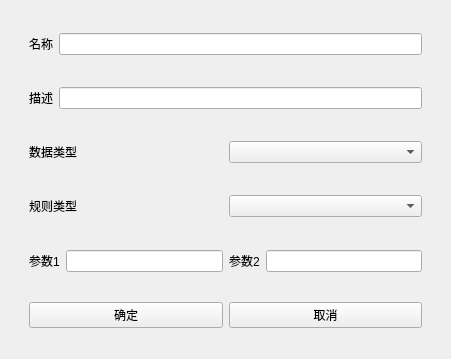
<?xml version="1.0" encoding="UTF-8"?>
<ui version="4.0">
 <class>MakeRule</class>
 <widget class="QWidget" name="MakeRule">
  <property name="geometry">
   <rect>
    <x>0</x>
    <y>0</y>
    <width>451</width>
    <height>359</height>
   </rect>
  </property>
  <property name="windowTitle">
   <string>Form</string>
  </property>
  <layout class="QGridLayout" name="gridLayout">
   <item row="0" column="0">
    <widget class="QWidget" name="widget" native="true">
     <layout class="QVBoxLayout" name="verticalLayout">
      <item>
       <widget class="QWidget" name="widget_2" native="true">
        <layout class="QGridLayout" name="gridLayout_2">
         <item row="0" column="0">
          <widget class="QLabel" name="label">
           <property name="text">
            <string>名称</string>
           </property>
          </widget>
         </item>
         <item row="0" column="1">
          <widget class="QLineEdit" name="lineEdit"/>
         </item>
        </layout>
       </widget>
      </item>
      <item>
       <widget class="QWidget" name="widget_3" native="true">
        <layout class="QGridLayout" name="gridLayout_3">
         <item row="0" column="0">
          <widget class="QLabel" name="label_2">
           <property name="text">
            <string>描述</string>
           </property>
          </widget>
         </item>
         <item row="0" column="1">
          <widget class="QLineEdit" name="lineEdit_2"/>
         </item>
        </layout>
       </widget>
      </item>
      <item>
       <widget class="QWidget" name="widget_4" native="true">
        <layout class="QGridLayout" name="gridLayout_4">
         <item row="0" column="1">
          <widget class="QComboBox" name="comboBox"/>
         </item>
         <item row="0" column="0">
          <widget class="QLabel" name="label_3">
           <property name="text">
            <string>数据类型</string>
           </property>
          </widget>
         </item>
        </layout>
       </widget>
      </item>
      <item>
       <widget class="QWidget" name="widget_5" native="true">
        <layout class="QGridLayout" name="gridLayout_5">
         <item row="0" column="0">
          <widget class="QLabel" name="label_4">
           <property name="text">
            <string>规则类型</string>
           </property>
          </widget>
         </item>
         <item row="0" column="1">
          <widget class="QComboBox" name="comboBox_2"/>
         </item>
        </layout>
       </widget>
      </item>
      <item>
       <widget class="QWidget" name="widget_6" native="true">
        <layout class="QGridLayout" name="gridLayout_6">
         <item row="0" column="0">
          <widget class="QLabel" name="label_5">
           <property name="text">
            <string>参数1</string>
           </property>
          </widget>
         </item>
         <item row="0" column="1">
          <widget class="QLineEdit" name="lineEdit_3"/>
         </item>
         <item row="0" column="2">
          <widget class="QLabel" name="label_6">
           <property name="text">
            <string>参数2</string>
           </property>
          </widget>
         </item>
         <item row="0" column="3">
          <widget class="QLineEdit" name="lineEdit_4"/>
         </item>
        </layout>
       </widget>
      </item>
      <item>
       <widget class="QWidget" name="widget_7" native="true">
        <layout class="QGridLayout" name="gridLayout_7">
         <item row="0" column="0">
          <widget class="QPushButton" name="pushButton">
           <property name="text">
            <string>确定</string>
           </property>
          </widget>
         </item>
         <item row="0" column="1">
          <widget class="QPushButton" name="pushButton_2">
           <property name="text">
            <string>取消</string>
           </property>
          </widget>
         </item>
        </layout>
       </widget>
      </item>
     </layout>
    </widget>
   </item>
  </layout>
 </widget>
 <resources/>
 <connections/>
</ui>
